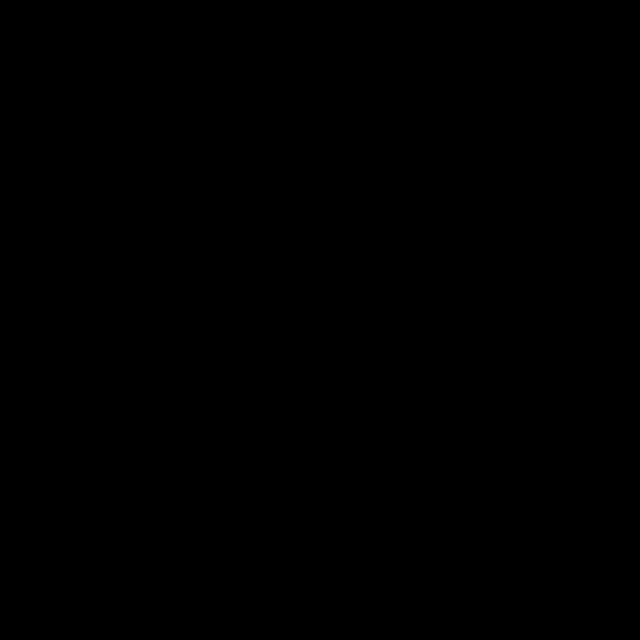
Frame 1 (no input)
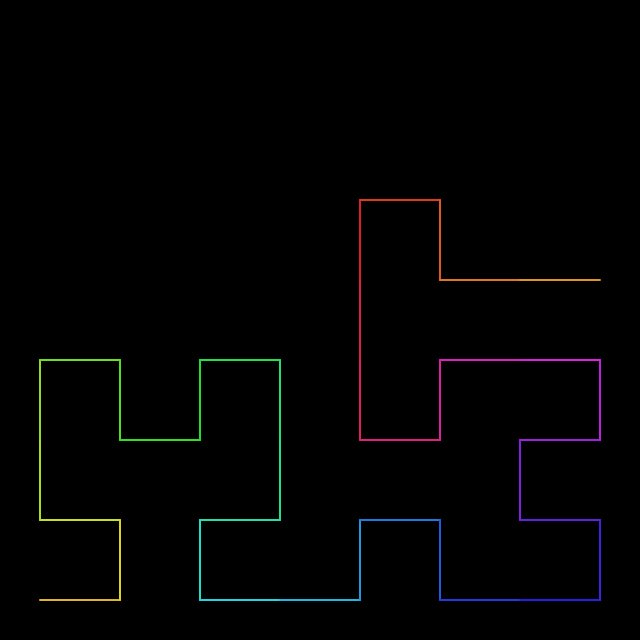
Frame 60 (no input)
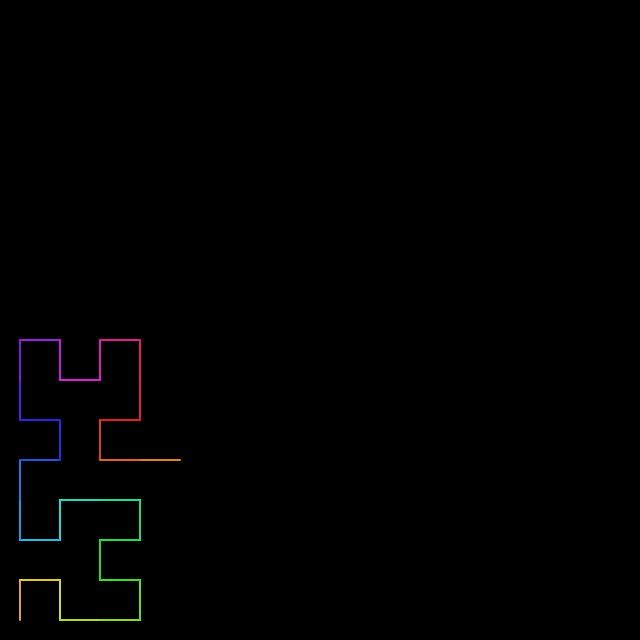
Frame 120 (the mouse pressed at the canvas centre since frame 60)

The p5.js sketch that drew these frames (run headless with seeded random() and noise() and a simulated clock; from frame 60 on, the mouse is pressed at the canvas centre):

// p5.js sketch
// ── sketch.js
// let CANVAS_SIZE = 512;
let CANVAS_SIZE = 640;
let rows = 2;
let cellSize = CANVAS_SIZE / rows;

const Directions = Object.freeze({
  UP: 0,
  RIGHT: 1,
  DOWN: 2,
  LEFT: 3,
  _DIRECTION_COUNT: 4,
});

const LSystem = Object.freeze({
  A: "+BF-AFA-FB+",
  B: "-AF+BFB+FA-",
});

const MAX_DEPTH = 9;
let n = 1;
let curX;
let curY;
let nextX;
let nextY;
let direction;
let path = [];
let pathIdx = 0;

function setup() {
  createCanvas(CANVAS_SIZE, CANVAS_SIZE);
  colorMode(HSL);
}

function draw() {
  background(0);
  // drawGrid();

  if (pathIdx == 0) {
    curX = cellSize / 2;
    curY = height - cellSize / 2;
    direction = Directions.UP;
    hilbertCurve(n);
    pathIdx++;
  } else if (pathIdx == path.length) {
    n += 1;
    rows *= 2;
    cellSize = CANVAS_SIZE / rows;
    pathIdx = 0;
    path = [];
  } else {
    strokeWeight(2);
    for (let i = 1; i <= pathIdx; i++) {
      let baseColor = color((i/pathIdx * 360 + pathIdx) % 360, 75, 50);
      stroke(baseColor);
      line(path[i - 1].x, path[i - 1].y, path[i].x, path[i].y);
    }
    pathIdx += 1;
  }

  if (n >= MAX_DEPTH) {
    n = 1;
    rows = 2;
    cellSize = CANVAS_SIZE / rows;
    pathIdx = 0;
    path = [];
  }
}

function drawGrid() {
  noFill();
  stroke(159);
  rect(0, 0, CANVAS_SIZE, CANVAS_SIZE);
  for (let i = 0; i < rows; i++) {
    line(0, i*cellSize, CANVAS_SIZE, i*cellSize);
    line(i*cellSize, 0, i*cellSize, CANVAS_SIZE);
  }
}

function hilbertCurve(n) {
  path.push({x: curX, y: curY});
  hilbertConstruct(n, LSystem.A);
}

function hilbertConstruct(depth, type) {
  if (depth === 0) return;

  let s = LSystem.A;

  if (type == LSystem.B)
    s = LSystem.B;

  for (let i = 0; i < s.length; i++) {
    switch (s[i]) {
      case '+':
        direction = (direction + 1) % Directions._DIRECTION_COUNT;
        break;
      case '-':
        direction = (direction + Directions._DIRECTION_COUNT - 1) % Directions._DIRECTION_COUNT;
        break;
      case 'F':
        switch (direction) {
          case Directions.UP:
            nextX = curX;
            nextY = curY - cellSize;
            break;
          case Directions.RIGHT:
            nextX = curX + cellSize;
            nextY = curY;
            break;
          case Directions.DOWN:
            nextX = curX;
            nextY = curY + cellSize;
            break;
          case Directions.LEFT:
            nextX = curX - cellSize;
            nextY = curY;
            break;
          default:
            break;
        }
        path.push({x: nextX, y: nextY});

        curX = nextX;
        curY = nextY;
        break;
      case 'A':
        if (depth > 1)
          hilbertConstruct(depth - 1, LSystem.A);
        break;
      case 'B':
        if (depth > 1)
          hilbertConstruct(depth - 1, LSystem.B);
        break;
      default:
        break;
    }
  }
}
